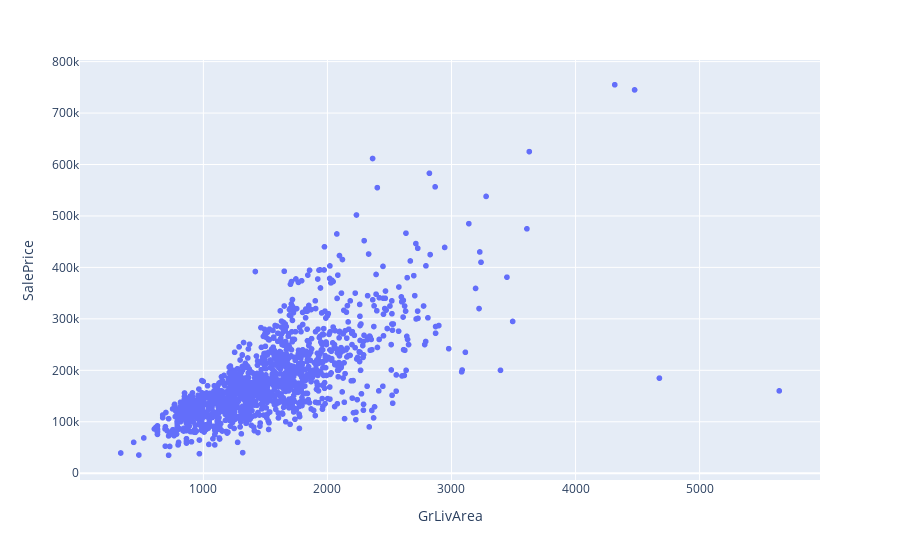

Here is the notebook cell this chart was saved with:
### Code cell
px.scatter(train, x="GrLivArea", y="SalePrice")

### Figure 1 — Plotly figure (JSON) as saved in the notebook; plotly's stock layout.template omitted (floating-point values rounded to 4 significant figures; data arrays with more than 128 entries replaced by an {"elided": "..."} marker saying what was removed)
{"data": [{"hovertemplate": "GrLivArea=%{x}<br>SalePrice=%{y}<extra></extra>", "legendgroup": "", "marker": {"color": "#636efa", "symbol": "circle"}, "mode": "markers", "name": "", "showlegend": false, "type": "scattergl", "x": {"elided": "1460 int values"}, "xaxis": "x", "y": {"elided": "1460 int values"}, "yaxis": "y"}], "layout": {"legend": {"tracegroupgap": 0}, "margin": {"t": 60}, "xaxis": {"anchor": "y", "domain": [0, 1], "title": {"text": "GrLivArea"}}, "yaxis": {"anchor": "x", "domain": [0, 1], "title": {"text": "SalePrice"}}}}
